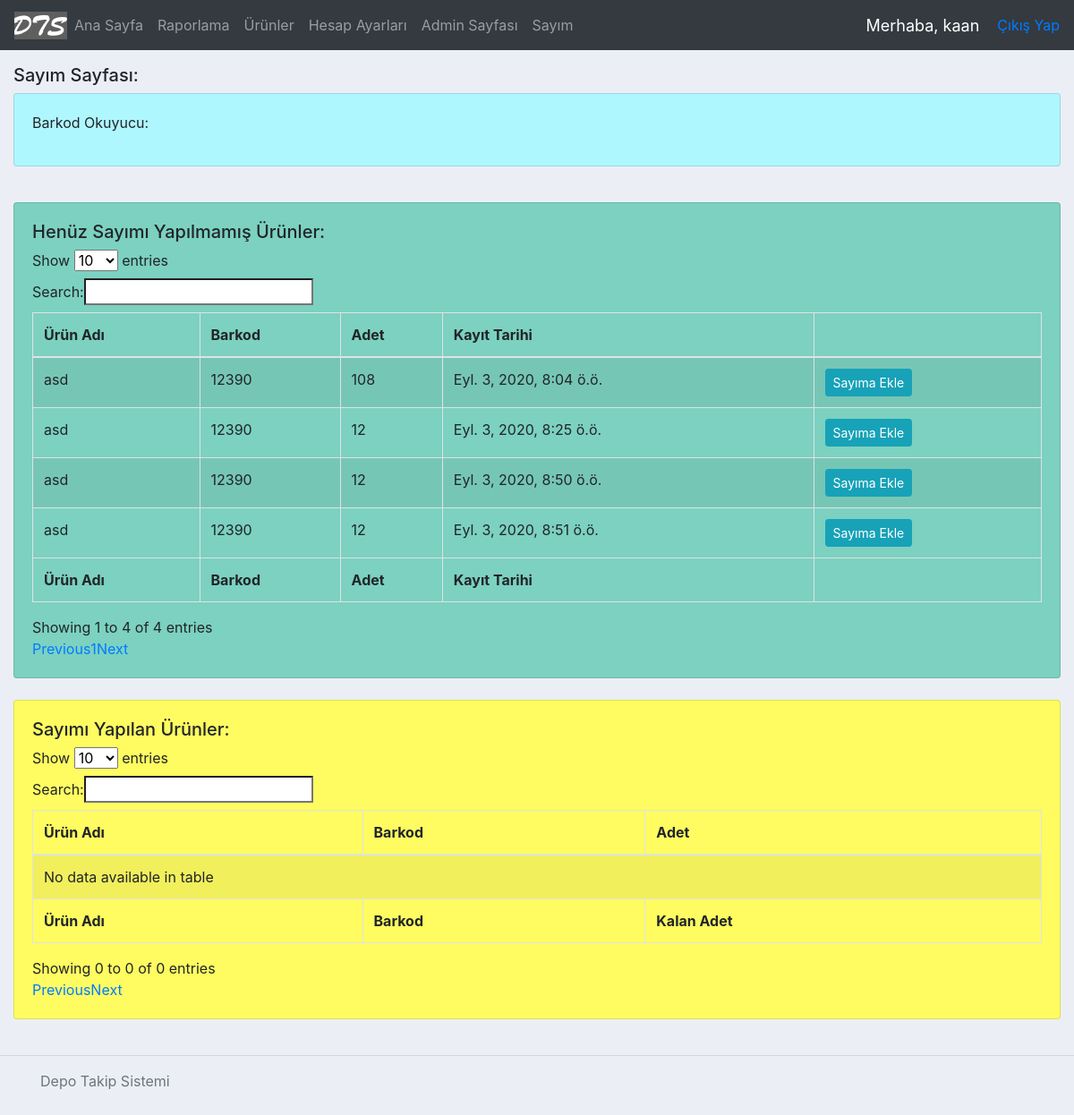
Before: /stocktakePage/ (signed in) with the older database file.
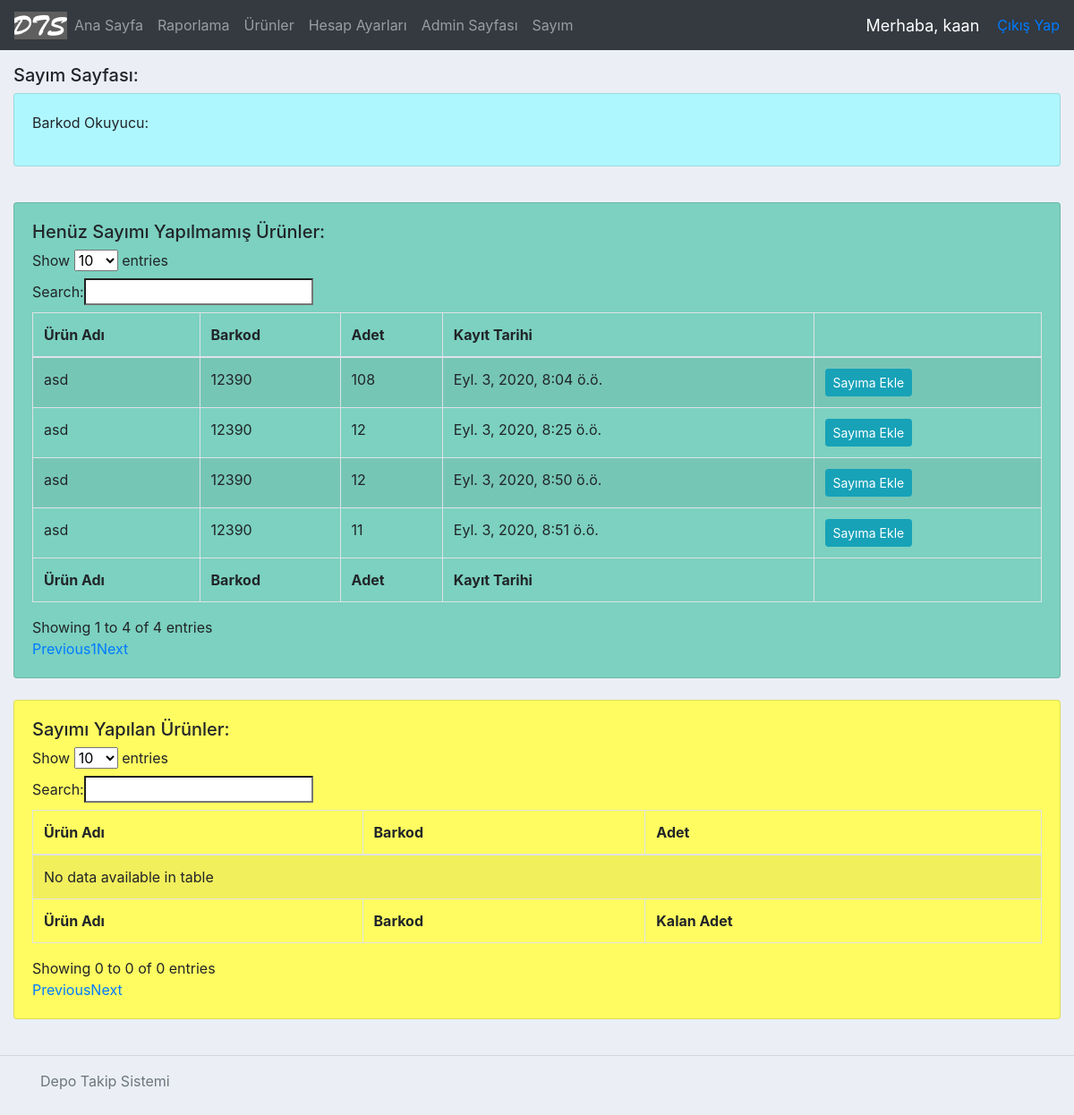
After: the same page with the newer database file.
### accounts/models.py (models this page shows, shortened)
class Logs(models.Model):
    type = models.BooleanField(blank=True, null=True) #True = in, False = out
    product = models.ForeignKey(Product, on_delete=models.CASCADE, blank=True, null=True)
    amount = models.IntegerField() #ürünün adeti
    editor = models.CharField(max_length = 200) #giriş/çıkışı kaydeden/silen kullanıcı
    invoice = models.OneToOneField('Invoice', on_delete=models.CASCADE, related_name="fatura", null=True, blank=True )
    logDate = models.DateTimeField( auto_now_add=True, null=True ) #giriş/çıkışın kayıt edildiği tarih
    price = models.FloatField(blank=True, null=True) #giriş/çıkışı yapılan ürünün fiyatı
    company = models.CharField(max_length=200) #alınan/verilen firma
    dateBought = models.DateField(blank=True, null=True) #satın alınan tarih
    productsLeft = models.IntegerField(blank=True, null=True) #Kalan ürün adeti(eğer tip giriş ise)
    lastStocktakeTime = models.DateTimeField(blank=True, null=True) #son sayım yapılan tarih
    history = HistoricalRecords(
        history_change_reason_field=models.TextField(null=True, max_length=255)
    )

class Product(models.Model):
    name = models.CharField(max_length=200)
    barcode = models.CharField(max_length=48)
    code = models.CharField(max_length=255)
    criticalStock = models.BooleanField(default=False) #kritik stok
    criticalStockAmt = models.IntegerField(null=True, blank=True)
    photo = models.ImageField(blank=True, null=True)
    regDate = models.DateTimeField( auto_now_add=True, null=True ) #ürünün kayıt edildiği tarih
    amount = models.IntegerField(blank=True, null=True) #ürünün adeti
    category = models.CharField(max_length=200) #ürünün kategorisi
    brand = models.CharField(max_length = 200) #ürünün markası
    model = models.CharField(max_length = 200, blank=True, null=True)
    description = models.CharField(max_length = 400, blank=True, null=True) #açıklama
    history = HistoricalRecords(
        history_change_reason_field=models.TextField(null=True, max_length=255)
    )

### accounts/views.py (the view, shortened to what this page needs)
# urls.py: path('stocktakePage/', views.stocktakePage, name="stocktakePage"),
@login_required(login_url='login')
def stocktakePage(request):
    dateObj = timezone.now()
    time = datetime.time(0,0,0)
    beginningOfTheDay = dt.combine(dateObj, time)
    stocktakeProducts = Logs.objects.filter(
        lastStocktakeTime__isnull=False
    ).filter(
        lastStocktakeTime__gt=beginningOfTheDay
    )
    nullST = Logs.objects.filter(lastStocktakeTime__isnull=True)
    lteToday = Logs.objects.filter(lastStocktakeTime__lte=beginningOfTheDay)
    logs = nullST | lteToday
    logs = logs.filter(type=True)
    totalLoss = 0
    lossDict = {}
    message = "Sayım sayfası her günün başında yenilenir. " + "Sayım tamamlandığında kayıp ürünlerin özetini ve toplam zararı görebilirsiniz."
    messages.info(request, message)
    context = { 'stocktakeProducts': stocktakeProducts, 'logs': logs,
    'totalLoss': totalLoss, 'lossDict': lossDict }
    return render(request, 'accounts/stocktakePage.html', context)

### accounts/templates/accounts/stocktakePage.html (shortened to what this page needs)
{%  extends 'accounts/main.html' %}
{% block content %}
<h5>Sayım Sayfası:</h5>
<div class="card card-body" id="ccColor">
    <p>Barkod Okuyucu:</p>
</div>
<div class="card card-body" id="stockNotTaken">
    <h5>Henüz Sayımı Yapılmamış Ürünler:</h5>
    {% if logs|length is 0 %}
        <script>
            alert("Sayım Tamamlanmış Durumda.");
        </script>
        <h5 id="red">Sayım yapılmayan ürün kalmadı. Sayım tamamlandı. Toplam Zarar: {{totalLoss}} TL</h5>
        <div>
            <p>Zararın özeti:</p>
            <table class="table table-hover">
                <thead>
                    <tr>
                        <th scope="col">Ürün</th>
                        <th scope="col">Zarar</th>
                    </tr>
                </thead>
                <tbody>
                    {% for key, value in lossDict.items %}
                    <tr>
                        <td>{{ key }}</td>
                        <td>{{ value }}</td>
                    </tr>
                    {% endfor %}
                </tbody>
            </table>
        </div>
    {% else %}
        {% include "accounts/products.html" %}
    {% endif %}
</div>
<br>
<div class="card card-body" id="stockTaken">
        <h5>Sayımı Yapılan Ürünler:</h5>
        <table id="stocktakeProducts" class="table table-striped table-bordered" cellspacing="0" width="100%">
            <thead>
                <tr>
                    <th>Ürün Adı</th>
                    <th>Barkod</th>
                    <th>Adet</th>
                </tr>
            </thead>
            <tbody>
            </tbody>
            <tfoot>
          	<tr>
          		<th>Ürün Adı</th>
          		<th>Barkod</th>
          		<th>Kalan Adet</th>
          	</tr>
            </tfoot>
        </table>
</div>
<br>
{% endblock content %}

### accounts/templates/accounts/products.html
<table id="logs" class="table table-striped table-bordered" cellspacing="0" width="100%">
  <thead>
	<tr>
	  <th>Ürün Adı</th>
	  <th>Barkod</th>
	  <th>Adet</th>
	  <th>Kayıt Tarihi</th>
      <th>
	</tr>
  </thead>
  <tbody>
	  {% for log in logs %}
		  <tr>
			  <td>{{ log.product.name }}</td>
			  <td>{{ log.product.barcode }}</td>
			  <td>{{ log.productsLeft }}</td>
              <td>{{ log.logDate }}</td>
			  <td>
				  <a class="btn btn-sm btn-info" href="{% url 'productST' log.id %}">Sayıma Ekle</a>
			  </td>
		  </tr>
	  {% endfor %}
  </tbody>
  <tfoot>
	<tr>
        <th>Ürün Adı</th>
        <th>Barkod</th>
        <th>Adet</th>
        <th>Kayıt Tarihi</th>
        <th></th>
	</tr>
  </tfoot>
</table>

Changed rows visible on the page:
changed Logs "Eyl. 3, 2020, 8:51 ö.ö.": productsLeft "12" → "11"
